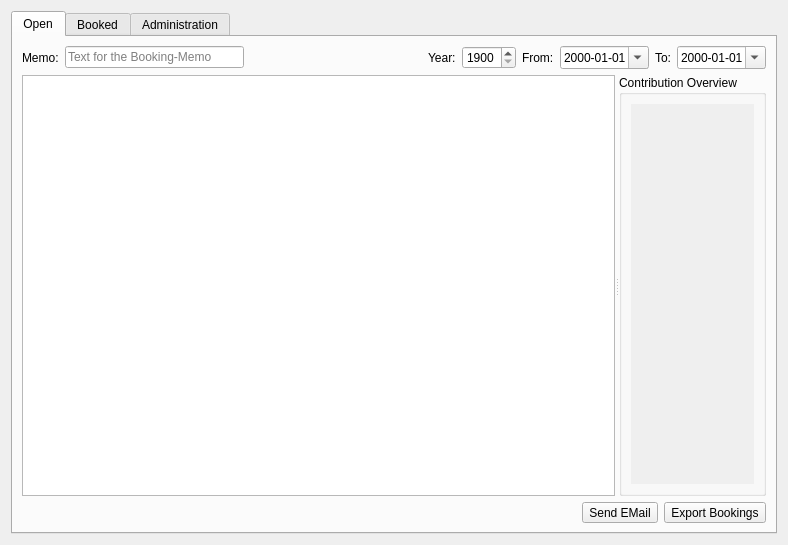
<?xml version="1.0" encoding="UTF-8"?>
<ui version="4.0">
 <class>ContributionsForm</class>
 <widget class="QWidget" name="ContributionsForm">
  <property name="geometry">
   <rect>
    <x>0</x>
    <y>0</y>
    <width>788</width>
    <height>545</height>
   </rect>
  </property>
  <property name="windowTitle">
   <string>Form</string>
  </property>
  <layout class="QVBoxLayout" name="verticalLayout">
   <item>
    <widget class="QTabWidget" name="tabWidget">
     <property name="currentIndex">
      <number>0</number>
     </property>
     <widget class="QWidget" name="tab">
      <attribute name="title">
       <string>Open</string>
      </attribute>
      <layout class="QVBoxLayout" name="verticalLayout_2">
       <item>
        <layout class="QHBoxLayout" name="horizontalLayout">
         <item>
          <widget class="QLabel" name="label_3">
           <property name="text">
            <string>Memo:</string>
           </property>
           <property name="buddy">
            <cstring>memoText</cstring>
           </property>
          </widget>
         </item>
         <item>
          <widget class="QLineEdit" name="memoText">
           <property name="placeholderText">
            <string>Text for the Booking-Memo</string>
           </property>
          </widget>
         </item>
         <item>
          <spacer name="horizontalSpacer">
           <property name="orientation">
            <enum>Qt::Horizontal</enum>
           </property>
           <property name="sizeHint" stdset="0">
            <size>
             <width>40</width>
             <height>20</height>
            </size>
           </property>
          </spacer>
         </item>
         <item>
          <widget class="QLabel" name="label_8">
           <property name="text">
            <string>Year:</string>
           </property>
           <property name="buddy">
            <cstring>spinYear</cstring>
           </property>
          </widget>
         </item>
         <item>
          <widget class="QSpinBox" name="spinYear">
           <property name="minimum">
            <number>1900</number>
           </property>
           <property name="maximum">
            <number>9999</number>
           </property>
          </widget>
         </item>
         <item>
          <widget class="QLabel" name="label">
           <property name="text">
            <string>From:</string>
           </property>
           <property name="buddy">
            <cstring>dateFrom</cstring>
           </property>
          </widget>
         </item>
         <item>
          <widget class="QDateEdit" name="dateFrom">
           <property name="displayFormat">
            <string>yyyy-MM-dd</string>
           </property>
           <property name="calendarPopup">
            <bool>true</bool>
           </property>
          </widget>
         </item>
         <item>
          <widget class="QLabel" name="label_2">
           <property name="text">
            <string>To:</string>
           </property>
           <property name="buddy">
            <cstring>dateUntil</cstring>
           </property>
          </widget>
         </item>
         <item>
          <widget class="QDateEdit" name="dateUntil">
           <property name="displayFormat">
            <string>yyyy-MM-dd</string>
           </property>
           <property name="calendarPopup">
            <bool>true</bool>
           </property>
          </widget>
         </item>
        </layout>
       </item>
       <item>
        <widget class="QSplitter" name="splitter_2">
         <property name="orientation">
          <enum>Qt::Horizontal</enum>
         </property>
         <property name="childrenCollapsible">
          <bool>false</bool>
         </property>
         <widget class="QTableView" name="tableView">
          <property name="sizePolicy">
           <sizepolicy hsizetype="Expanding" vsizetype="Expanding">
            <horstretch>3</horstretch>
            <verstretch>0</verstretch>
           </sizepolicy>
          </property>
         </widget>
         <widget class="QGroupBox" name="overviewGroup">
          <property name="sizePolicy">
           <sizepolicy hsizetype="Preferred" vsizetype="Preferred">
            <horstretch>1</horstretch>
            <verstretch>0</verstretch>
           </sizepolicy>
          </property>
          <property name="title">
           <string>Contribution Overview</string>
          </property>
          <layout class="QVBoxLayout" name="verticalLayout_3">
           <item>
            <widget class="QScrollArea" name="scrollArea">
             <property name="frameShape">
              <enum>QFrame::NoFrame</enum>
             </property>
             <property name="frameShadow">
              <enum>QFrame::Plain</enum>
             </property>
             <property name="widgetResizable">
              <bool>true</bool>
             </property>
             <widget class="QWidget" name="scrollAreaWidgetContents">
              <property name="geometry">
               <rect>
                <x>0</x>
                <y>0</y>
                <width>141</width>
                <height>156</height>
               </rect>
              </property>
              <layout class="QVBoxLayout" name="verticalLayout_6">
               <item>
                <layout class="QGridLayout" name="overviewLayout">
                 <property name="horizontalSpacing">
                  <number>20</number>
                 </property>
                 <property name="verticalSpacing">
                  <number>5</number>
                 </property>
                </layout>
               </item>
               <item>
                <spacer name="verticalSpacer">
                 <property name="orientation">
                  <enum>Qt::Vertical</enum>
                 </property>
                 <property name="sizeHint" stdset="0">
                  <size>
                   <width>20</width>
                   <height>40</height>
                  </size>
                 </property>
                </spacer>
               </item>
              </layout>
             </widget>
            </widget>
           </item>
          </layout>
         </widget>
        </widget>
       </item>
       <item>
        <layout class="QHBoxLayout" name="horizontalLayout_2">
         <item>
          <spacer name="horizontalSpacer_2">
           <property name="orientation">
            <enum>Qt::Horizontal</enum>
           </property>
           <property name="sizeHint" stdset="0">
            <size>
             <width>40</width>
             <height>20</height>
            </size>
           </property>
          </spacer>
         </item>
         <item>
          <widget class="QToolButton" name="btnEmail">
           <property name="text">
            <string>Send EMail</string>
           </property>
           <property name="icon">
            <iconset resource="../PiTres.qrc">
             <normaloff>:/icons/resources/icons/email.png</normaloff>:/icons/resources/icons/email.png</iconset>
           </property>
           <property name="iconSize">
            <size>
             <width>32</width>
             <height>32</height>
            </size>
           </property>
           <property name="toolButtonStyle">
            <enum>Qt::ToolButtonTextUnderIcon</enum>
           </property>
          </widget>
         </item>
         <item>
          <widget class="QToolButton" name="btnExport">
           <property name="text">
            <string>Export Bookings</string>
           </property>
           <property name="icon">
            <iconset resource="../PiTres.qrc">
             <normaloff>:/icons/resources/icons/disk_blue.png</normaloff>:/icons/resources/icons/disk_blue.png</iconset>
           </property>
           <property name="iconSize">
            <size>
             <width>32</width>
             <height>32</height>
            </size>
           </property>
           <property name="toolButtonStyle">
            <enum>Qt::ToolButtonTextUnderIcon</enum>
           </property>
          </widget>
         </item>
        </layout>
       </item>
      </layout>
     </widget>
     <widget class="QWidget" name="tab_2">
      <attribute name="title">
       <string>Booked</string>
      </attribute>
      <layout class="QVBoxLayout" name="verticalLayout_5">
       <item>
        <layout class="QHBoxLayout" name="horizontalLayout_5">
         <item>
          <spacer name="horizontalSpacer_3">
           <property name="orientation">
            <enum>Qt::Horizontal</enum>
           </property>
           <property name="sizeHint" stdset="0">
            <size>
             <width>40</width>
             <height>20</height>
            </size>
           </property>
          </spacer>
         </item>
         <item>
          <widget class="QLabel" name="label_4">
           <property name="text">
            <string>Chosse a Section:</string>
           </property>
           <property name="buddy">
            <cstring>sectionList</cstring>
           </property>
          </widget>
         </item>
         <item>
          <widget class="QComboBox" name="sectionList"/>
         </item>
        </layout>
       </item>
       <item>
        <widget class="QSplitter" name="splitter">
         <property name="orientation">
          <enum>Qt::Horizontal</enum>
         </property>
         <property name="childrenCollapsible">
          <bool>false</bool>
         </property>
         <widget class="QGroupBox" name="verticalGroupBox">
          <property name="sizePolicy">
           <sizepolicy hsizetype="Ignored" vsizetype="Preferred">
            <horstretch>1</horstretch>
            <verstretch>0</verstretch>
           </sizepolicy>
          </property>
          <property name="minimumSize">
           <size>
            <width>100</width>
            <height>0</height>
           </size>
          </property>
          <property name="title">
           <string>Selection</string>
          </property>
          <layout class="QVBoxLayout" name="verticalLayout_8">
           <item>
            <widget class="QListWidget" name="yearList">
             <property name="showDropIndicator" stdset="0">
              <bool>false</bool>
             </property>
            </widget>
           </item>
           <item>
            <widget class="QListWidget" name="dateList"/>
           </item>
          </layout>
         </widget>
         <widget class="QGroupBox" name="groupBox_2">
          <property name="sizePolicy">
           <sizepolicy hsizetype="Ignored" vsizetype="Preferred">
            <horstretch>5</horstretch>
            <verstretch>0</verstretch>
           </sizepolicy>
          </property>
          <property name="minimumSize">
           <size>
            <width>200</width>
            <height>0</height>
           </size>
          </property>
          <property name="title">
           <string>List of all Contributions</string>
          </property>
          <layout class="QHBoxLayout" name="horizontalLayout_7">
           <item>
            <widget class="QTableView" name="contributionTable"/>
           </item>
          </layout>
         </widget>
         <widget class="QGroupBox" name="groupBox">
          <property name="sizePolicy">
           <sizepolicy hsizetype="Minimum" vsizetype="Preferred">
            <horstretch>3</horstretch>
            <verstretch>0</verstretch>
           </sizepolicy>
          </property>
          <property name="minimumSize">
           <size>
            <width>200</width>
            <height>0</height>
           </size>
          </property>
          <property name="title">
           <string>Summary</string>
          </property>
          <layout class="QVBoxLayout" name="verticalLayout_4">
           <item>
            <widget class="QScrollArea" name="scrollArea_2">
             <property name="frameShape">
              <enum>QFrame::NoFrame</enum>
             </property>
             <property name="frameShadow">
              <enum>QFrame::Plain</enum>
             </property>
             <property name="widgetResizable">
              <bool>true</bool>
             </property>
             <widget class="QWidget" name="scrollAreaWidgetContents_2">
              <property name="geometry">
               <rect>
                <x>0</x>
                <y>0</y>
                <width>186</width>
                <height>388</height>
               </rect>
              </property>
              <layout class="QVBoxLayout" name="verticalLayout_7">
               <item>
                <layout class="QGridLayout" name="detailsLayout">
                 <property name="bottomMargin">
                  <number>10</number>
                 </property>
                 <property name="horizontalSpacing">
                  <number>20</number>
                 </property>
                 <property name="verticalSpacing">
                  <number>5</number>
                 </property>
                </layout>
               </item>
               <item>
                <spacer name="verticalSpacer_2">
                 <property name="orientation">
                  <enum>Qt::Vertical</enum>
                 </property>
                 <property name="sizeHint" stdset="0">
                  <size>
                   <width>20</width>
                   <height>40</height>
                  </size>
                 </property>
                </spacer>
               </item>
               <item>
                <widget class="QPushButton" name="btnSendDetail">
                 <property name="text">
                  <string>Send details</string>
                 </property>
                 <property name="icon">
                  <iconset resource="../PiTres.qrc">
                   <normaloff>:/icons/resources/icons/email.png</normaloff>:/icons/resources/icons/email.png</iconset>
                 </property>
                </widget>
               </item>
               <item>
                <widget class="QPushButton" name="btnExportDetail">
                 <property name="text">
                  <string>Export details</string>
                 </property>
                 <property name="icon">
                  <iconset resource="../PiTres.qrc">
                   <normaloff>:/icons/resources/icons/mime-pdf.png</normaloff>:/icons/resources/icons/mime-pdf.png</iconset>
                 </property>
                </widget>
               </item>
              </layout>
             </widget>
            </widget>
           </item>
          </layout>
         </widget>
        </widget>
       </item>
      </layout>
     </widget>
     <widget class="QWidget" name="tab_3">
      <attribute name="title">
       <string>Administration</string>
      </attribute>
      <layout class="QVBoxLayout" name="verticalLayout_9">
       <item>
        <widget class="QGroupBox" name="groupBox_3">
         <property name="title">
          <string>Recalculate</string>
         </property>
         <layout class="QFormLayout" name="formLayout">
          <item row="0" column="0">
           <widget class="QLabel" name="label_5">
            <property name="text">
             <string>Section</string>
            </property>
           </widget>
          </item>
          <item row="0" column="1">
           <widget class="QComboBox" name="recalcSection"/>
          </item>
          <item row="1" column="0">
           <widget class="QLabel" name="label_6">
            <property name="text">
             <string>Year</string>
            </property>
           </widget>
          </item>
          <item row="1" column="1">
           <widget class="QSpinBox" name="recalcYear">
            <property name="minimum">
             <number>2000</number>
            </property>
            <property name="maximum">
             <number>9999</number>
            </property>
           </widget>
          </item>
          <item row="8" column="1">
           <widget class="QPushButton" name="recalcButton">
            <property name="text">
             <string>Recalculate</string>
            </property>
           </widget>
          </item>
          <item row="4" column="1">
           <widget class="QDateEdit" name="recalcQ1">
            <property name="displayFormat">
             <string>yyyy-MM-dd</string>
            </property>
           </widget>
          </item>
          <item row="5" column="1">
           <widget class="QDateEdit" name="recalcQ2">
            <property name="displayFormat">
             <string>yyyy-MM-dd</string>
            </property>
           </widget>
          </item>
          <item row="6" column="1">
           <widget class="QDateEdit" name="recalcQ3">
            <property name="displayFormat">
             <string>yyyy-MM-dd</string>
            </property>
           </widget>
          </item>
          <item row="7" column="1">
           <widget class="QDateEdit" name="recalcQ4">
            <property name="displayFormat">
             <string>yyyy-MM-dd</string>
            </property>
           </widget>
          </item>
          <item row="4" column="0">
           <widget class="QLabel" name="label_7">
            <property name="text">
             <string>Contribution date Q1</string>
            </property>
           </widget>
          </item>
          <item row="5" column="0">
           <widget class="QLabel" name="label_9">
            <property name="text">
             <string>Contribution date Q2</string>
            </property>
           </widget>
          </item>
          <item row="6" column="0">
           <widget class="QLabel" name="label_10">
            <property name="text">
             <string>Contribution date Q3</string>
            </property>
           </widget>
          </item>
          <item row="7" column="0">
           <widget class="QLabel" name="label_11">
            <property name="text">
             <string>Contribution date Q4</string>
            </property>
           </widget>
          </item>
          <item row="2" column="1">
           <widget class="QCheckBox" name="checkNoFIO">
            <property name="text">
             <string>Do not use FIO calculation</string>
            </property>
           </widget>
          </item>
          <item row="3" column="0">
           <widget class="QLabel" name="label_12">
            <property name="text">
             <string>Payment date period</string>
            </property>
           </widget>
          </item>
          <item row="3" column="1">
           <layout class="QHBoxLayout" name="horizontalLayout_3">
            <item>
             <widget class="QDateEdit" name="recalcPeriodFrom">
              <property name="displayFormat">
               <string>yyyy-MM-dd</string>
              </property>
             </widget>
            </item>
            <item>
             <widget class="QLabel" name="label_14">
              <property name="text">
               <string>to</string>
              </property>
             </widget>
            </item>
            <item>
             <widget class="QDateEdit" name="recalcPeriodUntil">
              <property name="displayFormat">
               <string>yyyy-MM-dd</string>
              </property>
             </widget>
            </item>
           </layout>
          </item>
         </layout>
        </widget>
       </item>
      </layout>
     </widget>
    </widget>
   </item>
  </layout>
 </widget>
 <tabstops>
  <tabstop>memoText</tabstop>
  <tabstop>spinYear</tabstop>
  <tabstop>dateFrom</tabstop>
  <tabstop>dateUntil</tabstop>
  <tabstop>tableView</tabstop>
  <tabstop>btnExport</tabstop>
  <tabstop>btnEmail</tabstop>
  <tabstop>tabWidget</tabstop>
  <tabstop>scrollArea</tabstop>
  <tabstop>sectionList</tabstop>
  <tabstop>yearList</tabstop>
  <tabstop>contributionTable</tabstop>
  <tabstop>scrollArea_2</tabstop>
 </tabstops>
 <resources>
  <include location="../PiTres.qrc"/>
 </resources>
 <connections/>
</ui>
